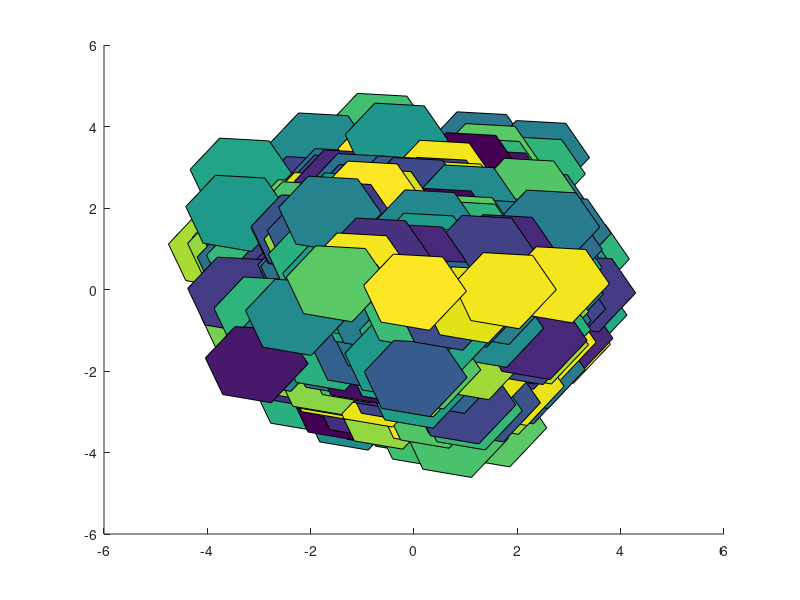

Write MATLAB code to recreate this figure. (Note: this script raises an error after producing the figure.)
% Nove 24 2014


%% Pretriangulation
% An interesting question went by <http://www.mathworks.com/matlabcentral/answers/163217-patch-performance-with-caxis on MATLAB Answers the other day>. I've simplified it a bit here, but it looked something like this:
rng(0)
cla
nfaces = 5000;
nsides = 6;
nframes = 35;

ang = 0:(nsides-1) * pi * 2 / nsides;
x = repmat(cos(ang)',[1 nfaces]);
y = repmat(sin(ang)',[1 nfaces]);
z = repmat([1:nfaces],[nsides 1]);
c = rand(1,nfaces);
xoff = repmat(randn(1,nfaces),[nsides, 1]); 
yoff = repmat(randn(1,nfaces),[nsides, 1]); 
h = patch(x+xoff,y+yoff,z,c);
h.FaceColor = 'flat'; 
h.EdgeColor = 'none';
axis equal
xlim manual
ylim manual

%%
% That creates a patch object which draws a bunch of filled hexagons. Now
% we want to move them around. I'm going to use these random rotation 
% angles to spin them around the origin at various speeds.
angstep = rand(1,nfaces);
ca = cos(angstep);
sa = sin(angstep);
ca = repmat(ca,[nsides 1]);
sa = repmat(sa,[nsides 1]);
ca = ca(:);
sa = sa(:);
%%
% We can do that by modifying the Vertices property.
tic
for i=1:nframes
    x = h.Vertices(:,1);
    y = h.Vertices(:,2);
    h.Vertices(:,1) =  ca.*x + sa.*y;
    h.Vertices(:,2) = -sa.*x + ca.*y;
    drawnow;
end
disp([num2str(nframes/toc) ' frames per second'])

%%
% That's really slow, isn't it? What can we do to improve this?
%
% There are a number of approaches we could take to speed this up. One which 
% comes to mind is to use hgtransform like we did 
% <http://blogs.mathworks.com/graphics/2014/10/28/makingthingsmove/ a couple of weeks ago>.
% We could try that, but it actually might not be as useful here because 
% each of those hexagons is so much simpler than the blobs we were drawing 
% in that example. Sending the graphics card a 4x4 transform matrix instead
% of one of those blobs was a big win, but sending a 4x4 instead of a
% little hexagon wouldn't be as big a win.
%
% So lets look at a different technique. This technique is one we call 
% "pretriangulation". The basic idea here is that a big part of the problem is that the patch
% object has hexagons, but the graphics card only knows how to draw
% triangles. Every time we change the Vertices, the patch object is
% converting the hexagons into triangles. This step is known as  polygon 
% triangulation. Good name, huh? Triangulation is actually one of the most 
% <http://en.wikipedia.org/wiki/Polygon_triangulation interesting corners of computer graphics and compuational geometry>. We'll 
% be visiting it many times in future blog posts.
%
% First we need to get an idea about how hard triangulation is. It doesn't
% seem like splitting a hexagon into triangles is a hard problem.
fig2 = figure;
ang = (0:5) * pi * 2 / 6;
x = cos(ang');
y = sin(ang');
p = patch('Vertices',[x, y, zeros(size(ang'))],'Faces',[1:6]);
p.FaceColor = 'yellow';
axis equal

r = 7/8;
for i=1:6
    text(r*cos(ang(i)),r*sin(ang(i)),['Pt_' num2str(i)],'HorizontalAlignment','center');
end

%%
% We can just slice it like so:
line(x([1 3 5 1]),y([1 3 5 1]),'Color','black');

%% 
% But patch needs to worry about lots of different types of polygons.
% It can tell that we're dealing with hexagons because of the size of the
% Faces property, but hexagons come in a lot of different shapes. Let's
% take a quick look at some.
cla
for r=1:3
    for c=1:5
        p = patch('Vertices',[3*c+randn(6,1),3*r+randn(6,1),zeros(6,1)],'Faces',1:6);
        p.FaceColor = rand(1,3);        
    end
end
axis tight

%%
% Hmm, maybe it's not as simple as it seems. It turns out that writing a
% really robust triangulator is pretty challenging, and it's very hard to
% write a robust one which is also very fast. This means that if we care about
% performance, we probably want to avoid triangulation whenever we can. 
%
% It turns out that in our example above we actually only need to triangulate 
% once. That's because because that rotation we're doing is what's called an
% <http://en.wikipedia.org/wiki/Affine_transformation affine
% transformation>. That means that the shape of the objects being
% transformed doesn't change. And that means that the triangulation can be
% reused.
%
% The problem is that the patch object can't really figure that out. It
% just knows that the Vertices property has changed. Figuring out whether
% the old triangulation would still work turns out to be almost as
% expensive as just redoing the triangulation.
%
% But in this case the triangulation is actually simple enough that we can
% do it ourselves. We can just follow the diagram above to turn each
% hexagon into four triangles. That will conver the 5,000 by 6 Faces array 
% which represents 5,000 hexagons  into a 20,000 by 3 array which
% represents 20,000 triangles. When we give patch a Faces array with 3 columns, 
% it will know that it can send them straight over to the graphics card
% without doing any triangulation. 
%
close(fig2);

f = h.Faces;
f2 = zeros(4*nfaces,3);

% First the big triangle in the center
f2(1:4:end,1:3) = f(:,[1,3,5]);

% Then the three little triangles around the perimeter
f2(2:4:end,1:3) = f(:,[1,2,3]);
f2(3:4:end,1:3) = f(:,[3,4,5]);
f2(4:4:end,1:3) = f(:,[5,6,1]);

h.Faces = f2;

% Expand the colors by 4 too
c = h.FaceVertexCData;
c2 = repmat(c',[4 1]);
c2 = c2(:);
h.FaceVertexCData = c2;

%%
% So let's try moving these pretriangulated hexagons around the same way we
% did before.
tic
for i=1:nframes
    x = h.Vertices(:,1);
    y = h.Vertices(:,2);
    h.Vertices(:,1) =  ca.*x + sa.*y;
    h.Vertices(:,2) = -sa.*x + ca.*y;
    drawnow;
end
disp([num2str(nframes/toc) ' frames per second'])

%%
% That's about 10 times as fast, which is pretty good. And it gets us 
% over that 24 frames per second barrier that we want to cross for smooth 
% animations.
%
% But this approach does have some limitations. If we had been doing
% something to the hexagons which changed their shapes, then we couldn't
% reuse the original triangulation. And we were lucky that the
% triangulation was so simple in this case. For more complex polygons it
% can get pretty tricky. We can use
% <http://www.mathworks.com/help/matlab/ref/delaunaytriangulation-class.html the triangulator which patch uses>, 
% but it's kind of tricky to use. It'd be really neat if we could just ask
% patch to do the pretriangulation for us, wouldn't it? Also, if we hadn't
% turned the edges off then we would be seeing the interior edges between
% the triangles. 
%
% But even with those limitations, you may find cases where this is a
% useful technique to have in your MATLAB graphics bag of tricks.



%%
% _Copyright 2014 The MathWorks, Inc._

